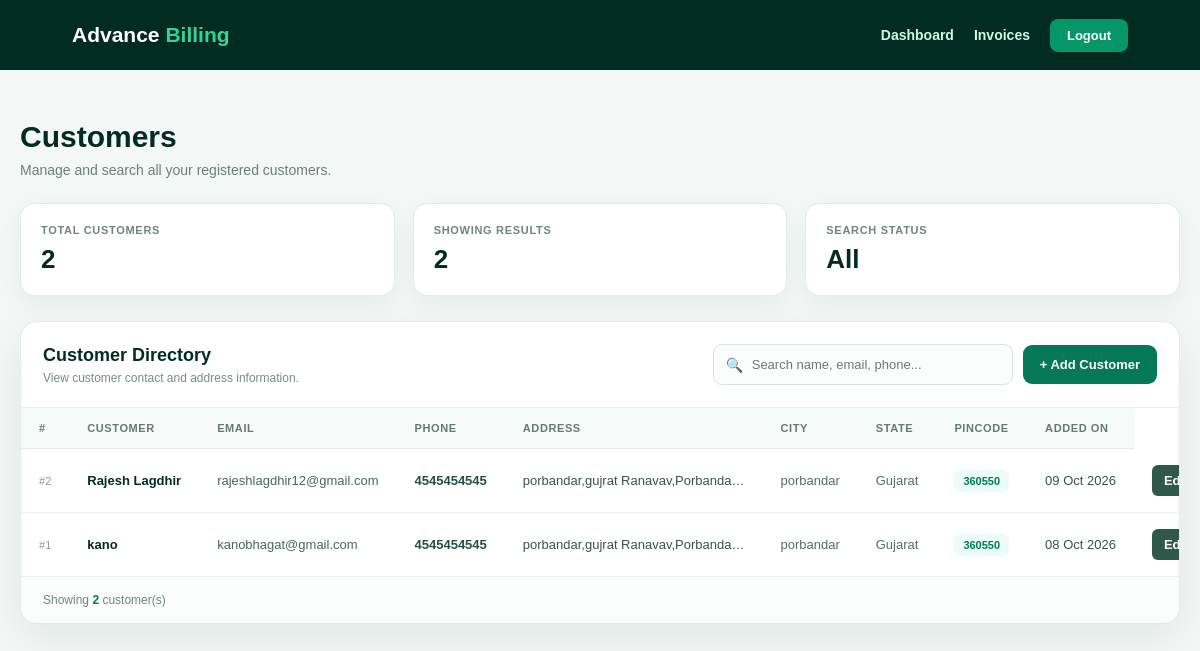
The page /customers/ (signed in) on the database its author committed.
### billing/models.py (models this page shows, shortened)
class Customer(models.Model):
    name = models.CharField(max_length=100)
    email = models.EmailField(max_length=150)
    phone = models.CharField(max_length=10)
    address = models.TextField()
    city = models.CharField(max_length=100)
    state = models.CharField(max_length=100)
    pincode = models.CharField(max_length=6)
    created_at = models.DateTimeField(auto_now_add=True)
    updated_at = models.DateTimeField(auto_now=True)
    class Meta:
        ordering = ["-created_at"]
        verbose_name = "Customer"
        verbose_name_plural = "Customers"

### billing/views.py (the view, shortened to what this page needs)
@login_required
def customer_list(request):
    search_query = request.GET.get("search", "").strip()
    customers = Customer.objects.all()
    context = {
        "customers": customers,
        "search_query": search_query,
        "total_customers": Customer.objects.count(),
        "showing_customers": customers.count(),
    }
    return render(
        request,
        "customer_list.html",
        context
    )

### templates/customer_list.html (shortened to what this page needs)
<!DOCTYPE html>
<html lang="en">
<head>
</head>
<body>
    <nav class="navbar">
        <div class="brand">
            Advance <span>Billing</span>
        </div>
        <div class="nav-right">
            <a
                href="{% url 'distributor_dashboard' %}"
                class="dashboard-link"
            >
                Dashboard
            </a>
            <a
                href="{% url 'invoice_list' %}"
                class="dashboard-link"
            >
                Invoices
            </a>
            <a
                href="{% url 'user_logout' %}"
                class="logout-btn"
            >
                Logout
            </a>
        </div>
    </nav>
    <main class="main">
        <div class="page-heading">
            <h1>
                Customers
            </h1>
            <p>
                Manage and search all your registered customers.
            </p>
        </div>
        <div class="stats">
            <div class="stat-card">
                <div class="stat-label">
                    Total Customers
                </div>
                <div class="stat-value">
                    {{ total_customers }}
                </div>
            </div>
            <div class="stat-card">
                <div class="stat-label">
                    Showing Results
                </div>
                <div class="stat-value">
                    {{ showing_customers }}
                </div>
            </div>
            <div class="stat-card">
                <div class="stat-label">
                    Search Status
                </div>
                <div class="stat-value">
                    {% if search_query %}
                        Active
                    {% else %}
                        All
                    {% endif %}
                </div>
            </div>
        </div>
        <div class="table-card">
            <div class="toolbar">
                <div class="toolbar-title">
                    <h2>
                        Customer Directory
                    </h2>
                    <p>
                        View customer contact and address information.
                    </p>
                </div>
                <div class="search-area">
                    <form
                        method="GET"
                        action="{% url 'customer_list' %}"
                        class="search-box"
                    >
                        <span class="search-icon">
                            🔍
                        </span>
                        <input
                            type="text"
                            name="search"
                            class="search-input"
                            value="{{ search_query }}"
                            placeholder="Search name, email, phone..."
                            autocomplete="off"
                        >
                    </form>
                    <a
                        href="{% url 'add_customer' %}"
                        class="add-btn"
                    >
                        + Add Customer
                    </a>
                </div>
            </div>
            {% if customers %}
                <div class="table-wrapper">
                    <table>
                        <thead>
                            <tr>
                                <th>
                                    #
                                </th>
                                <th>
                                    Customer
                                </th>
                                <th>
                                    Email
                                </th>
                                <th>
                                    Phone
                                </th>
                                <th>
                                    Address
                                </th>
                                <th>
                                    City
                                </th>
                                <th>
                                    State
                                </th>
                                <th>
                                    Pincode
                                </th>
                                <th>
                                    Added On
                                </th>
                            </tr>
                        </thead>
                        <tbody>
                            {% for customer in customers %}
                                <tr>
                                    <td>
                                        <span class="customer-id">
                                            #{{ customer.id }}
                                        </span>
                                    </td>
                                    <td>
                                        <span class="customer-name">
                                            {{ customer.name }}
                                        </span>
                                    </td>
                                    <td>
                                        <span class="email">
                                            {{ customer.email }}
                                        </span>
                                    </td>
                                    <td>
                                        <span class="phone">
                                            {{ customer.phone }}
                                        </span>
                                    </td>
                                    <td>
                                        {{ customer.address|truncatechars:35 }}
                                    </td>
                                    <td>
                                        <span class="location">
                                            {{ customer.city }}
                                        </span>
                                    </td>
                                    <td>
                                        <span class="location">
                                            {{ customer.state }}
                                        </span>
                                    </td>
                                    <td>
                                        <span class="pincode">
                                            {{ customer.pincode }}
                                        </span>
                                    </td>
                                    <td>
                                        {{ customer.created_at|date:"d M Y" }}
                                    </td>
                                    <td>
                                        <a
                                            href="{% url 'edit_customer' customer.id %}"
                                            style="
                                                display: inline-block;
                                                padding: 8px 12px;
                                                background: #2e5849;
                                                color: white;
                                                text-decoration: none;
                                                border-radius: 6px;
                                                font-size: 13px;
                                                font-weight: 600;
                                            "
                                        >
                                            Edit
                                        </a>
                                    </td>
                                </tr>
                            {% endfor %}
                        </tbody>
                    </table>
                </div>
                <div class="table-footer">
                    Showing
                    <strong>{{ showing_customers }}</strong>
                    customer(s)
                </div>
            {% endif %}
        </div>
    </main>
</body>
</html>

### templates/customer_list.html (style rules this page uses)
* { margin: 0; padding: 0; box-sizing: border-box; font-family: Arial, sans-serif; }
body { min-height: 100vh; background: #f3f7f5; color: #17352d; }
.navbar { height: 70px; background: #022c22; display: flex; align-items: center; justify-content: space-between; padding: 0 6%; color: white; }
.brand { font-size: 21px; font-weight: 700; }
.brand span { color: #34d399; }
.nav-right { display: flex; align-items: center; gap: 20px; }
.dashboard-link { color: #d1fae5; text-decoration: none; font-size: 14px; font-weight: 600; }
.logout-btn { background: #059669; color: white; padding: 9px 17px; border-radius: 8px; text-decoration: none; font-size: 13px; font-weight: 600; }
.main { width: 100%; max-width: 1200px; margin: 0 auto; padding: 50px 20px 70px; }
.page-heading { margin-bottom: 25px; }
.page-heading h1 { font-size: 30px; color: #022c22; margin-bottom: 8px; }
.page-heading p { color: #6b7f77; font-size: 14px; }
.stats { display: grid; grid-template-columns: repeat(3, 1fr); gap: 18px; margin-bottom: 25px; }
.stat-card { background: white; border: 1px solid #e1ebe7; border-radius: 14px; padding: 20px; box-shadow: 0 8px 25px rgba(2, 44, 34, 0.05); }
.stat-label { color: #71847d; font-size: 11px; text-transform: uppercase; font-weight: 700; letter-spacing: .7px; margin-bottom: 8px; }
.stat-value { color: #022c22; font-size: 26px; font-weight: 700; }
.table-card { background: white; border: 1px solid #e1ebe7; border-radius: 17px; box-shadow: 0 15px 45px rgba(2, 44, 34, 0.07); overflow: hidden; }
.toolbar { padding: 22px; display: flex; align-items: center; justify-content: space-between; gap: 20px; border-bottom: 1px solid #e8efec; }
.toolbar-title h2 { color: #022c22; font-size: 18px; margin-bottom: 5px; }
.toolbar-title p { color: #7a8b85; font-size: 12px; }
.search-area { display: flex; align-items: center; gap: 10px; }
.search-box { position: relative; }
.search-icon { position: absolute; left: 13px; top: 50%; transform: translateY(-50%); color: #81928c; font-size: 14px; }
.search-input { width: 300px; padding: 12px 14px 12px 38px; border: 1px solid #d6e3de; border-radius: 9px; background: #fbfdfc; outline: none; color: #17352d; font-size: 13px; }
.add-btn { background: #047857; color: white; text-decoration: none; padding: 12px 17px; border-radius: 9px; font-size: 13px; font-weight: 700; white-space: nowrap; }
.table-wrapper { width: 100%; overflow-x: auto; }
table { width: 100%; border-collapse: collapse; min-width: 950px; }
thead { background: #f6faf8; }
th { padding: 14px 18px; text-align: left; color: #657a72; font-size: 11px; text-transform: uppercase; letter-spacing: .6px; font-weight: 700; border-bottom: 1px solid #e2ebe7; white-space: nowrap; }
td { padding: 16px 18px; border-bottom: 1px solid #edf2ef; color: #35544b; font-size: 13px; white-space: nowrap; }
tbody tr { transition: .15s; }
tbody tr:last-child td { border-bottom: none; }
.customer-name { color: #022c22; font-weight: 700; }
.customer-id { color: #8a9b95; font-size: 11px; }
.email { color: #47665d; }
.phone { font-weight: 600; color: #245047; }
.location { color: #536d64; }
.pincode { background: #ecfdf5; color: #047857; padding: 5px 9px; border-radius: 6px; font-size: 11px; font-weight: 700; }
.table-footer { padding: 16px 22px; background: #fbfdfc; border-top: 1px solid #e8efec; color: #71847d; font-size: 12px; }
.table-footer strong { color: #047857; }

### rows shown on the page
Customer: id "2", name "Rajesh Lagdhir", email "rajeshlagdhir12@gmail.com", phone "4545454545", address "porbandar,gujrat Ranavav,Porbanda…", city "porbandar", state "Gujarat", pincode "360550", created_at "09 Oct 2026"
Customer: id "1", name "kano", email "kanobhagat@gmail.com", phone "4545454545", address "porbandar,gujrat Ranavav,Porbanda…", city "porbandar", state "Gujarat", pincode "360550", created_at "08 Oct 2026"

### other values the page prints
{{ total_customers }} "2"
{{ showing_customers }} "2"
